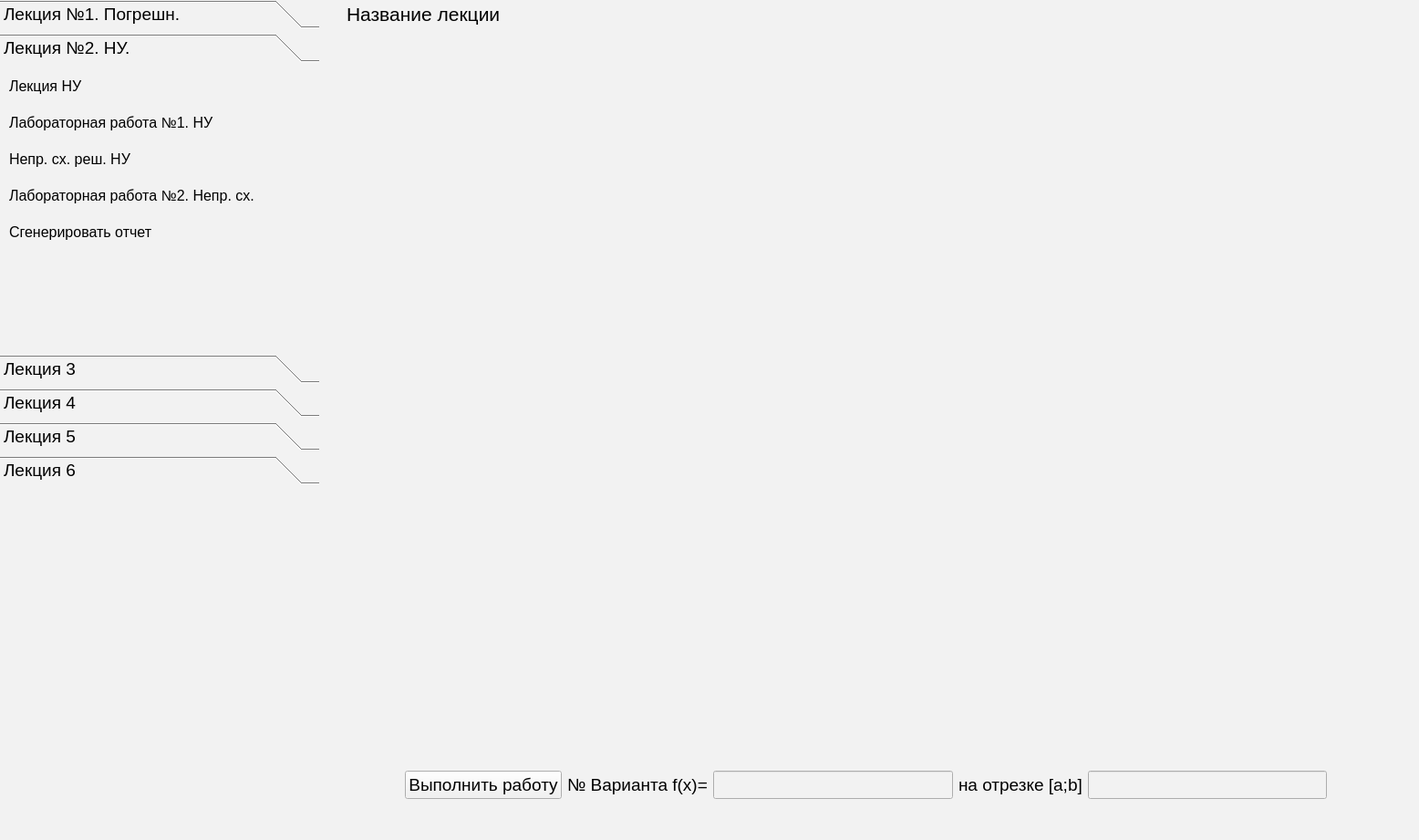
<?xml version="1.0" encoding="UTF-8"?>
<ui version="4.0">
 <class>MainWindow</class>
 <widget class="QMainWindow" name="MainWindow">
  <property name="enabled">
   <bool>true</bool>
  </property>
  <property name="geometry">
   <rect>
    <x>0</x>
    <y>0</y>
    <width>1556</width>
    <height>921</height>
   </rect>
  </property>
  <property name="baseSize">
   <size>
    <width>0</width>
    <height>0</height>
   </size>
  </property>
  <property name="windowTitle">
   <string>MainWindow</string>
  </property>
  <property name="styleSheet">
   <string notr="true">background-color: #f2f2f2;</string>
  </property>
  <widget class="QWidget" name="centralwidget">
   <widget class="QWidget" name="horizontalLayoutWidget">
    <property name="geometry">
     <rect>
      <x>444</x>
      <y>820</y>
      <width>1011</width>
      <height>81</height>
     </rect>
    </property>
    <layout class="QHBoxLayout" name="horizontalLayout_2">
     <item>
      <widget class="QPushButton" name="pushButton">
       <property name="enabled">
        <bool>true</bool>
       </property>
       <property name="font">
        <font>
         <pointsize>14</pointsize>
        </font>
       </property>
       <property name="text">
        <string>Выполнить работу</string>
       </property>
      </widget>
     </item>
     <item>
      <widget class="QLabel" name="label">
       <property name="enabled">
        <bool>true</bool>
       </property>
       <property name="font">
        <font>
         <pointsize>14</pointsize>
        </font>
       </property>
       <property name="text">
        <string>№ Варианта f(x)=</string>
       </property>
      </widget>
     </item>
     <item>
      <widget class="QLineEdit" name="lineEdit">
       <property name="enabled">
        <bool>true</bool>
       </property>
       <property name="font">
        <font>
         <pointsize>14</pointsize>
        </font>
       </property>
       <property name="text">
        <string/>
       </property>
      </widget>
     </item>
     <item>
      <widget class="QLabel" name="label_2">
       <property name="font">
        <font>
         <pointsize>14</pointsize>
        </font>
       </property>
       <property name="text">
        <string>на отрезке [a;b]</string>
       </property>
      </widget>
     </item>
     <item>
      <widget class="QLineEdit" name="lineEdit_2">
       <property name="enabled">
        <bool>true</bool>
       </property>
       <property name="font">
        <font>
         <pointsize>14</pointsize>
         <weight>75</weight>
         <bold>true</bold>
        </font>
       </property>
      </widget>
     </item>
    </layout>
   </widget>
   <widget class="QToolBox" name="toolBox">
    <property name="geometry">
     <rect>
      <x>0</x>
      <y>0</y>
      <width>350</width>
      <height>531</height>
     </rect>
    </property>
    <property name="font">
     <font>
      <pointsize>14</pointsize>
     </font>
    </property>
    <property name="styleSheet">
     <string notr="true"/>
    </property>
    <property name="currentIndex">
     <number>1</number>
    </property>
    <widget class="QWidget" name="page">
     <property name="geometry">
      <rect>
       <x>0</x>
       <y>0</y>
       <width>350</width>
       <height>273</height>
      </rect>
     </property>
     <attribute name="label">
      <string>Лекция №1. Погрешн.</string>
     </attribute>
    </widget>
    <widget class="QWidget" name="page_2">
     <property name="geometry">
      <rect>
       <x>0</x>
       <y>0</y>
       <width>350</width>
       <height>273</height>
      </rect>
     </property>
     <attribute name="label">
      <string>Лекция №2. НУ.</string>
     </attribute>
     <widget class="QPushButton" name="pushButton_4">
      <property name="geometry">
       <rect>
        <x>0</x>
        <y>0</y>
        <width>350</width>
        <height>40</height>
       </rect>
      </property>
      <property name="font">
       <font>
        <family>Arial</family>
        <pointsize>12</pointsize>
        <italic>false</italic>
        <underline>false</underline>
        <strikeout>false</strikeout>
       </font>
      </property>
      <property name="styleSheet">
       <string notr="true">QPushButton{
    border: none;
    background-color: transparent;
    outline: none;
	text-align: left;
	padding-left: 10px;
}
QPushButton:hover{
	background-color: #ebebeb;
}


</string>
      </property>
      <property name="text">
       <string>Лекция НУ</string>
      </property>
     </widget>
     <widget class="QPushButton" name="pushButton_5">
      <property name="geometry">
       <rect>
        <x>0</x>
        <y>40</y>
        <width>350</width>
        <height>40</height>
       </rect>
      </property>
      <property name="font">
       <font>
        <family>Arial</family>
        <pointsize>12</pointsize>
        <italic>false</italic>
        <underline>false</underline>
        <strikeout>false</strikeout>
       </font>
      </property>
      <property name="styleSheet">
       <string notr="true">QPushButton{
    border: none;
    background-color: transparent;
    outline: none;
	text-align: left;
	padding-left: 10px;
}
QPushButton:hover{
	background-color: #ebebeb;
}


</string>
      </property>
      <property name="text">
       <string>Лабораторная работа №1. НУ</string>
      </property>
     </widget>
     <widget class="QPushButton" name="pushButton_6">
      <property name="geometry">
       <rect>
        <x>0</x>
        <y>80</y>
        <width>350</width>
        <height>40</height>
       </rect>
      </property>
      <property name="font">
       <font>
        <family>Arial</family>
        <pointsize>12</pointsize>
        <italic>false</italic>
        <underline>false</underline>
        <strikeout>false</strikeout>
       </font>
      </property>
      <property name="styleSheet">
       <string notr="true">QPushButton{
    border: none;
    background-color: transparent;
    outline: none;
	text-align: left;
	padding-left: 10px;
}
QPushButton:hover{
	background-color: #ebebeb;
}


</string>
      </property>
      <property name="text">
       <string>Непр. сх. реш. НУ</string>
      </property>
     </widget>
     <widget class="QPushButton" name="pushButton_7">
      <property name="geometry">
       <rect>
        <x>0</x>
        <y>120</y>
        <width>350</width>
        <height>40</height>
       </rect>
      </property>
      <property name="font">
       <font>
        <family>Arial</family>
        <pointsize>12</pointsize>
        <italic>false</italic>
        <underline>false</underline>
        <strikeout>false</strikeout>
       </font>
      </property>
      <property name="styleSheet">
       <string notr="true">QPushButton{
    border: none;
    background-color: transparent;
    outline: none;
	text-align: left;
	padding-left: 10px;
}
QPushButton:hover{
	background-color: #ebebeb;
}


</string>
      </property>
      <property name="text">
       <string>Лабораторная работа №2. Непр. сх.</string>
      </property>
     </widget>
     <widget class="QPushButton" name="pushButton_8">
      <property name="geometry">
       <rect>
        <x>0</x>
        <y>160</y>
        <width>350</width>
        <height>40</height>
       </rect>
      </property>
      <property name="font">
       <font>
        <family>Arial</family>
        <pointsize>12</pointsize>
        <italic>false</italic>
        <underline>false</underline>
        <strikeout>false</strikeout>
       </font>
      </property>
      <property name="styleSheet">
       <string notr="true">QPushButton{
    border: none;
    background-color: transparent;
    outline: none;
	text-align: left;
	padding-left: 10px;
}
QPushButton:hover{
	background-color: #ebebeb;
}


</string>
      </property>
      <property name="text">
       <string>Сгенерировать отчет</string>
      </property>
     </widget>
    </widget>
    <widget class="QWidget" name="page_3">
     <property name="geometry">
      <rect>
       <x>0</x>
       <y>0</y>
       <width>350</width>
       <height>273</height>
      </rect>
     </property>
     <attribute name="label">
      <string>Лекция 3</string>
     </attribute>
    </widget>
    <widget class="QWidget" name="page_4">
     <property name="geometry">
      <rect>
       <x>0</x>
       <y>0</y>
       <width>350</width>
       <height>273</height>
      </rect>
     </property>
     <attribute name="label">
      <string>Лекция 4</string>
     </attribute>
    </widget>
    <widget class="QWidget" name="page_5">
     <property name="geometry">
      <rect>
       <x>0</x>
       <y>0</y>
       <width>350</width>
       <height>273</height>
      </rect>
     </property>
     <attribute name="label">
      <string>Лекция 5</string>
     </attribute>
    </widget>
    <widget class="QWidget" name="page_6">
     <property name="geometry">
      <rect>
       <x>0</x>
       <y>0</y>
       <width>350</width>
       <height>273</height>
      </rect>
     </property>
     <attribute name="label">
      <string>Лекция 6</string>
     </attribute>
    </widget>
   </widget>
   <widget class="QLabel" name="label_3">
    <property name="geometry">
     <rect>
      <x>380</x>
      <y>0</y>
      <width>221</width>
      <height>31</height>
     </rect>
    </property>
    <property name="font">
     <font>
      <pointsize>16</pointsize>
     </font>
    </property>
    <property name="text">
     <string>Название лекции</string>
    </property>
   </widget>
  </widget>
 </widget>
 <resources/>
 <connections/>
</ui>
